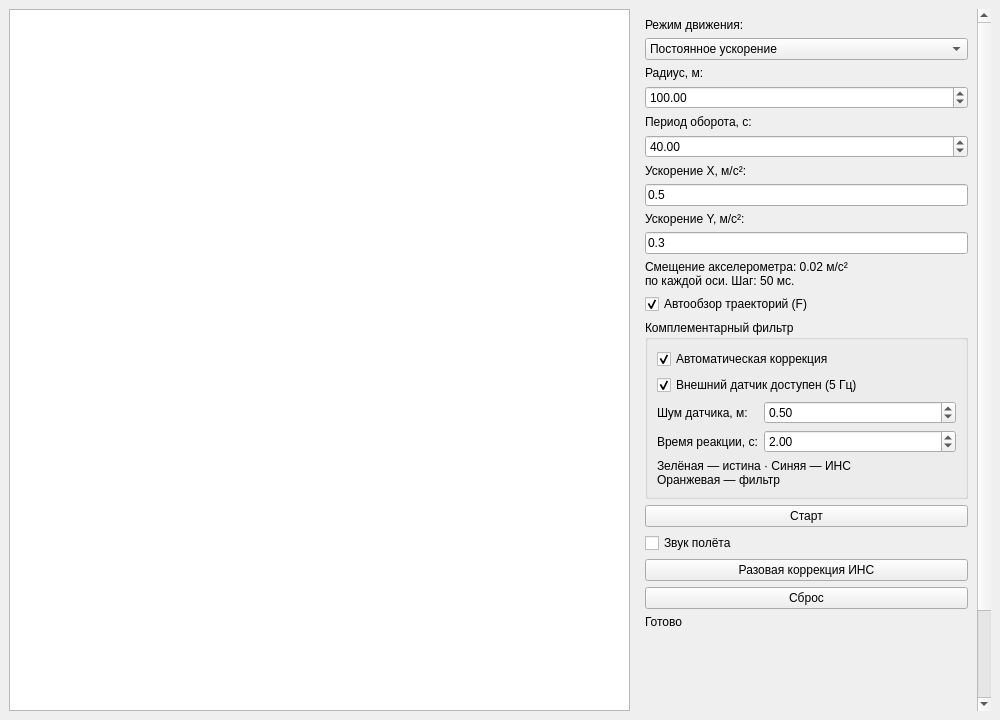
<?xml version="1.0" encoding="UTF-8"?>
<ui version="4.0">
 <class>MainWindow</class>
 <widget class="QMainWindow" name="MainWindow">
  <property name="geometry"><rect><x>0</x><y>0</y><width>1000</width><height>720</height></rect></property>
  <property name="windowTitle"><string>Инерциальная навигация — вариант 1</string></property>
  <widget class="QWidget" name="centralwidget">
   <layout class="QHBoxLayout" name="horizontalLayout" stretch="1,0">
    <item><widget class="TrajectoryView" name="graphicsView"><property name="minimumSize"><size><width>500</width><height>400</height></size></property><property name="toolTip"><string>Синяя — ИНС; зелёная — истина; оранжевая — фильтр. Координаты в метрах, Y направлен вниз. Колесо — масштаб, левая кнопка — перемещение, F — автообзор.</string></property></widget></item>
    <item><widget class="QScrollArea" name="controlsScrollArea"><property name="minimumSize"><size><width>355</width><height>0</height></size></property><property name="widgetResizable"><bool>true</bool></property><property name="frameShape"><enum>QFrame::NoFrame</enum></property><widget class="QWidget" name="controlsWidget"><layout class="QVBoxLayout" name="controlsLayout">
     <item><widget class="QLabel" name="labelMotion"><property name="text"><string>Режим движения:</string></property><property name="buddy"><cstring>comboMotion</cstring></property></widget></item>
     <item><widget class="QComboBox" name="comboMotion"><property name="toolTip"><string>Для смены режима после запуска нажмите Сброс.</string></property><item><property name="text"><string>Постоянное ускорение</string></property></item><item><property name="text"><string>Движение по окружности</string></property></item></widget></item>
     <item><widget class="QLabel" name="labelRadius"><property name="text"><string>Радиус, м:</string></property><property name="buddy"><cstring>spinRadius</cstring></property></widget></item>
     <item><widget class="QDoubleSpinBox" name="spinRadius"><property name="minimum"><double>1.0</double></property><property name="maximum"><double>10000.0</double></property><property name="value"><double>100.0</double></property></widget></item>
     <item><widget class="QLabel" name="labelPeriod"><property name="text"><string>Период оборота, с:</string></property><property name="buddy"><cstring>spinPeriod</cstring></property></widget></item>
     <item><widget class="QDoubleSpinBox" name="spinPeriod"><property name="minimum"><double>1.0</double></property><property name="maximum"><double>3600.0</double></property><property name="value"><double>40.0</double></property></widget></item>
     <item><widget class="QLabel" name="labelAx"><property name="text"><string>Ускорение X, м/с²:</string></property><property name="buddy"><cstring>lineEditAx</cstring></property></widget></item>
     <item><widget class="QLineEdit" name="lineEditAx"><property name="text"><string>0.5</string></property><property name="accessibleName"><string>Ускорение X</string></property></widget></item>
     <item><widget class="QLabel" name="labelAy"><property name="text"><string>Ускорение Y, м/с²:</string></property><property name="buddy"><cstring>lineEditAy</cstring></property></widget></item>
     <item><widget class="QLineEdit" name="lineEditAy"><property name="text"><string>0.3</string></property><property name="accessibleName"><string>Ускорение Y</string></property></widget></item>
     <item><widget class="QLabel" name="labelLegend"><property name="sizePolicy"><sizepolicy hsizetype="Preferred" vsizetype="Fixed"><horstretch>0</horstretch><verstretch>0</verstretch></sizepolicy></property><property name="text"><string>Смещение акселерометра: 0.02 м/с²
по каждой оси. Шаг: 50 мс.</string></property></widget></item>
     <item><widget class="QCheckBox" name="checkAutoFollow"><property name="text"><string>Автообзор траекторий (F)</string></property><property name="checked"><bool>true</bool></property><property name="toolTip"><string>Показывать траектории целиком. Колесо и перетаскивание переключают камеру в ручной режим.</string></property></widget></item>
     <item><widget class="QGroupBox" name="filterGroup"><property name="title"><string>Комплементарный фильтр</string></property><layout class="QVBoxLayout" name="filterLayout">
      <item><widget class="QCheckBox" name="checkCorrection"><property name="text"><string>Автоматическая коррекция</string></property><property name="checked"><bool>true</bool></property><property name="toolTip"><string>Можно переключать во время движения. Выключение сохраняет координаты и скорость фильтра; включение возобновляет поправки по новым измерениям.</string></property></widget></item>
      <item><widget class="QCheckBox" name="checkExternalSensor"><property name="text"><string>Внешний датчик доступен (5 Гц)</string></property><property name="checked"><bool>true</bool></property><property name="toolTip"><string>Имитация камеры или маяка: новые координаты каждые 0.2 с. Без датчика фильтр движется по ИНС.</string></property></widget></item>
      <item><layout class="QFormLayout" name="filterParametersLayout">
       <item row="0" column="0"><widget class="QLabel" name="labelSensorNoise"><property name="text"><string>Шум датчика, м:</string></property><property name="buddy"><cstring>spinSensorNoise</cstring></property></widget></item>
       <item row="0" column="1"><widget class="QDoubleSpinBox" name="spinSensorNoise"><property name="maximum"><double>10.0</double></property><property name="singleStep"><double>0.1</double></property><property name="value"><double>0.5</double></property><property name="toolTip"><string>Стандартное отклонение случайной ошибки по каждой оси. 0 — идеальные измерения.</string></property></widget></item>
       <item row="1" column="0"><widget class="QLabel" name="labelResponseTime"><property name="text"><string>Время реакции, с:</string></property><property name="buddy"><cstring>spinResponseTime</cstring></property></widget></item>
       <item row="1" column="1"><widget class="QDoubleSpinBox" name="spinResponseTime"><property name="minimum"><double>0.2</double></property><property name="maximum"><double>20.0</double></property><property name="singleStep"><double>0.2</double></property><property name="value"><double>2.0</double></property><property name="toolTip"><string>Меньше — быстрее исправление ошибки, больше влияние шума. Больше — плавнее и медленнее коррекция.</string></property></widget></item>
      </layout></item>
      <item><widget class="QLabel" name="labelFilterLegend"><property name="text"><string>Зелёная — истина · Синяя — ИНС
Оранжевая — фильтр</string></property></widget></item>
     </layout></widget></item>
     <item><widget class="QPushButton" name="btnStart"><property name="text"><string>Старт</string></property></widget></item>
     <item><widget class="QCheckBox" name="checkSound"><property name="text"><string>Звук полёта</string></property><property name="toolTip"><string>Проигрывать MP3 по кругу во время движения. Пауза останавливает звук, продолжение возобновляет, сброс возвращает запись к началу. Громкость 30%.</string></property></widget></item>
     <item><widget class="QPushButton" name="btnCorrect"><property name="text"><string>Разовая коррекция ИНС</string></property><property name="toolTip"><string>Совместить синюю оценку с истиной и обнулить её скорость, как в задании. Оранжевая оценка фильтра не меняется.</string></property></widget></item>
     <item><widget class="QPushButton" name="btnReset"><property name="text"><string>Сброс</string></property></widget></item>
     <item><widget class="QLabel" name="labelStatus"><property name="alignment"><set>Qt::AlignLeft|Qt::AlignTop</set></property><property name="minimumSize"><size><width>270</width><height>150</height></size></property><property name="text"><string>Готово</string></property><property name="wordWrap"><bool>true</bool></property><property name="textInteractionFlags"><set>Qt::TextSelectableByMouse</set></property></widget></item>
     <item><spacer name="verticalSpacer"><property name="orientation"><enum>Qt::Vertical</enum></property><property name="sizeHint" stdset="0"><size><width>20</width><height>40</height></size></property></spacer></item>
    </layout></widget></widget></item>
   </layout>
  </widget>
 </widget>
 <tabstops><tabstop>comboMotion</tabstop><tabstop>spinRadius</tabstop><tabstop>spinPeriod</tabstop><tabstop>lineEditAx</tabstop><tabstop>lineEditAy</tabstop><tabstop>checkAutoFollow</tabstop><tabstop>checkCorrection</tabstop><tabstop>checkExternalSensor</tabstop><tabstop>spinSensorNoise</tabstop><tabstop>spinResponseTime</tabstop><tabstop>btnStart</tabstop><tabstop>checkSound</tabstop><tabstop>btnCorrect</tabstop><tabstop>btnReset</tabstop></tabstops>
 <customwidgets><customwidget><class>TrajectoryView</class><extends>QGraphicsView</extends><header>trajectoryview.h</header></customwidget></customwidgets>
 <resources/>
 <connections/>
</ui>
